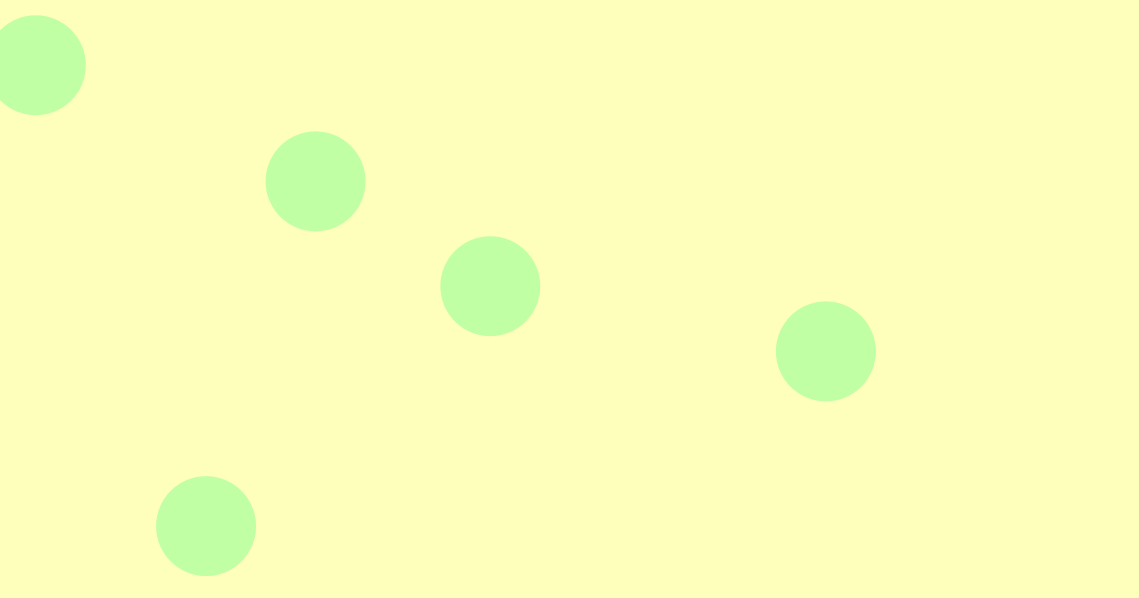
Frame 1 (no input)
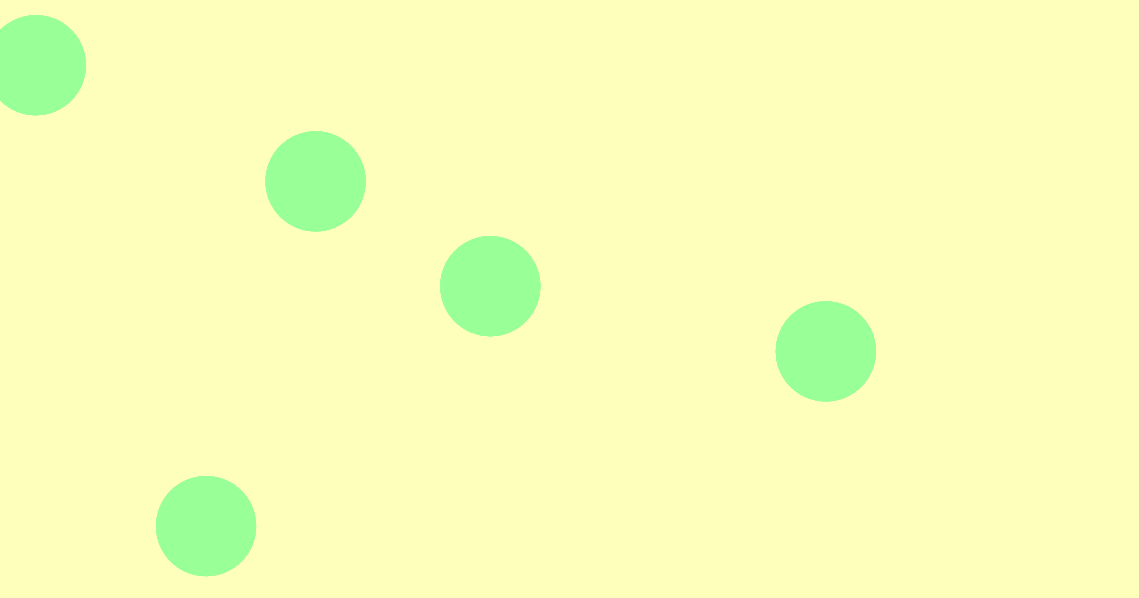
Frame 60 (the mouse pressed at the canvas centre just before this capture)
Frame 120 (the mouse held since frame 60 and released just before this capture): identical to frame 60, image omitted

The Processing sketch that drew these frames (run headless with seeded random() and noise(); from frame 60 on, the mouse is pressed at the canvas centre):

// Processing sketch: processing_53761
// ── processing_53761.pde

PoppingCircle circleOne, circleTwo, circleThree, circleFour, circleFive;

void setup()
{
     randomSeed(70);
     size(1139, 598);                  
     background(255, 255, 188);          //The background is a pretty yellow color
     noStroke();                         //Strokes are ugly
     circleOne = new PoppingCircle(random(1139),random(598));
     circleTwo = new PoppingCircle(random(1139),random(598));
     circleThree = new PoppingCircle(random(1139),random(598));
     circleFour = new PoppingCircle(random(1139),random(598));
     circleFive = new PoppingCircle(random(1139),random(598));
}

void draw()
{
     fill(255, 255, 188,10);     //Get rid of the circle from the last frame
     rect(0, 0, 1600, 1200);
     circleOne.holding();
     circleTwo.holding();
     circleThree.holding();
     circleFour.holding();
     circleFive.holding();
     
     circleOne.changeColor();
     circleTwo.changeColor();
     circleThree.changeColor();
     circleFour.changeColor();
     circleFive.changeColor();
     
     circleOne.drawEllipse(); 
     circleTwo.drawEllipse(); 
     circleThree.drawEllipse(); 
     circleFour.drawEllipse();
     circleFive.drawEllipse();

}

class PoppingCircle
{
     float xpos;                    //This is the location of the circle.
     float ypos;                    //This is also that ^
     float maxRadius = 100.0;       //This is for drawing/popping the circle.
     float oldMaxRadius = 100.0;    //This is to detect change in radius.
     int colorCounter;              //This is used to cycle through the colors.

     int[]        hexR =               //These nine arrays hold the r, g, and b values for the respective circles.
     {
          150, 150, 150, 255, 100
     };
     int[]        hexG =
     {
          255, 150, 230, 150, 255
     };
     int[]        hexB =
     {
          150, 255, 255, 150, 230
     };
     
     PoppingCircle(float ixpos, float iypos)     // I guess this is a classes thing
     {
          xpos = ixpos;
          ypos = iypos;
     }

     void drawEllipse()     //This function draws the circles! if the circle is being grabbed, make it big, else, make it small.
     {
          if (int(sqrt((mouseX - xpos)*(mouseX - xpos) + (mouseY - ypos)*(mouseY - ypos))*2) < maxRadius && mousePressed)
          {
               fill(hexR[colorCounter], hexG[colorCounter], hexB[colorCounter], 150); 
               ellipse((xpos + mouseX)/2, (ypos + mouseY)/2, mouseDistance(), mouseDistance());
          }
          else
          {
               fill(hexR[colorCounter], hexG[colorCounter], hexB[colorCounter], 150); 
               ellipse(xpos, ypos, mouseDistance(), mouseDistance());
               }
          }

     void changeColor()      //This function changes the colors of the circles if they have just "popped" or been let go of
     {
          if (oldMaxRadius == 500 && maxRadius == 100) 
          { 
               colorCounter++;
          }
          if (colorCounter ==5)
          {
               colorCounter = 0;
          }
          oldMaxRadius = maxRadius;
     }
     
     void holding ()          // This function sets  the maximum radius of the first circle
     {
          if (int(sqrt((mouseX - xpos)*(mouseX - xpos) + (mouseY - ypos)*(mouseY - ypos))*2) < maxRadius && mousePressed)          //If the mouse is pressed, in the inside of the circle
               maxRadius = 500;                                                                                                    //Allow it to be stretched
          else                                                                                                                     //Else
          maxRadius = 100;                                                                                                         //Don't let it be stretched
     }

     int mouseDistance()     // This function returns a radius for the first circle, dependent on the max radius already set.
     {
          if (int(sqrt((mouseX - xpos)*(mouseX - xpos) + (mouseY - ypos)*(mouseY - ypos))*2) < maxRadius && mousePressed )          //If the circle is being grabbed
          {
               return (int(sqrt((mouseX - xpos)*(mouseX - xpos) + (mouseY - ypos)*(mouseY - ypos))*2));                             //return a radius equal to the distance of the mouse to the center of the
          }                                                                                                                         //circle
          else                                                                                                                      //else
          {                                                                                                                         //return a standard small size
               return 100;
          }
     }
}
